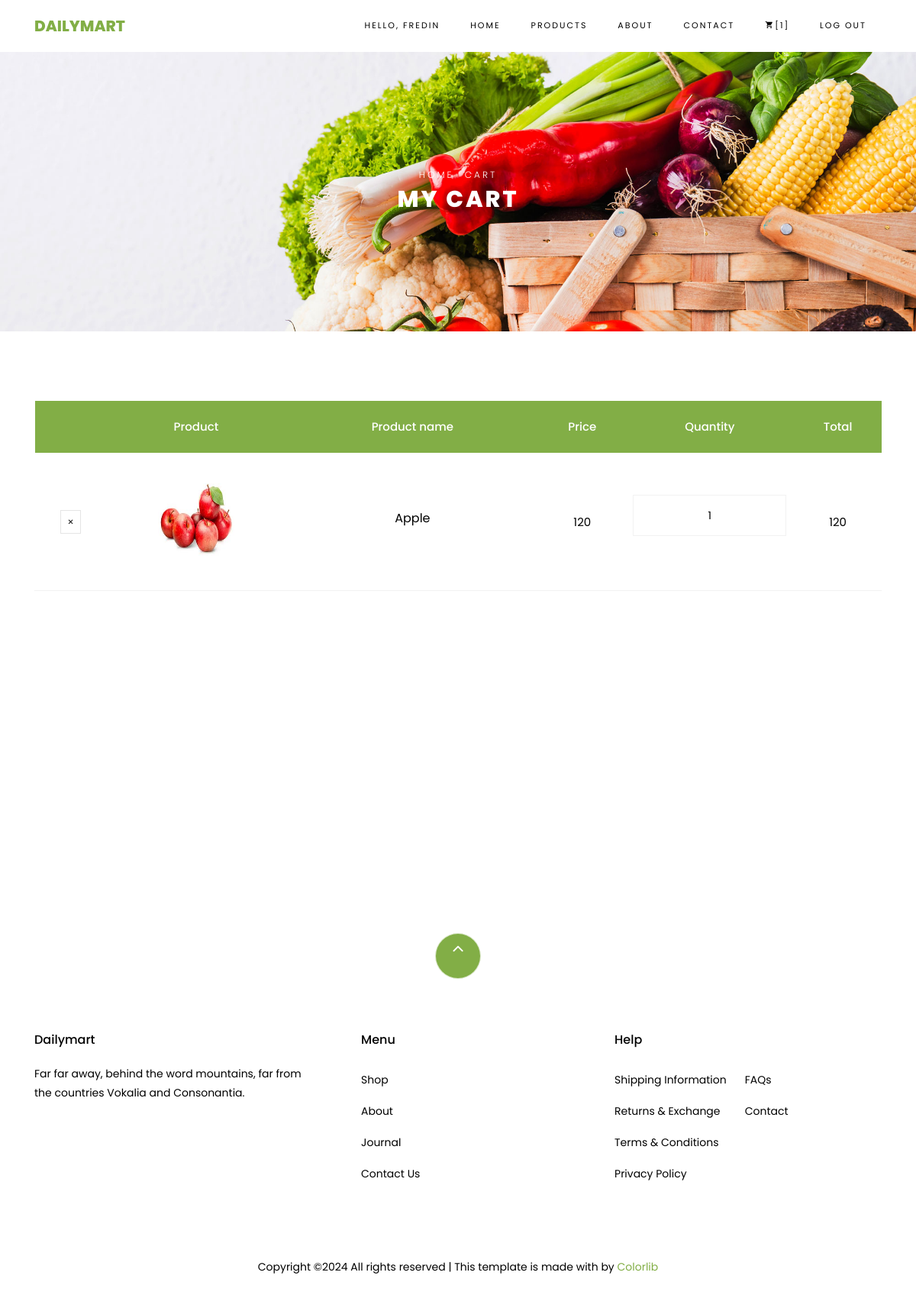
The app's page /cart (signed in) with its own data.
### userapp/models.py (models this page shows)
class Cart(models.Model):
    userid = models.ForeignKey(Register,on_delete= models.CASCADE)
    productid = models.ForeignKey(Products , on_delete = models.CASCADE)
    quantity  = models.IntegerField()
    total = models.IntegerField()
    status = models.IntegerField(default = 0)

### Adminapp/models.py (models this page shows)
class Products(models.Model):
    Name = models.CharField(max_length = 200)
    Category = models.CharField(max_length = 200 , default = '')
    Image = models.ImageField(upload_to='images')
    Price = models.CharField(max_length = 200)
    Quantity = models.CharField(max_length = 200)

### userapp/views.py (the view)
# urls.py: path('cart' , views.cart , name='cart'),
def cart (request):
    a = request.session.get('u_id')
    count = Cart.objects.filter(userid = a ,status = 0).count()
    data = Cart.objects.filter(userid = a , status = 0)
    s = Cart.objects.filter(userid = a , status = 0).aggregate(Sum('total'))
    return render (request , 'cart.html' , {'data' : data , 's' : s , 'count' : count})

### userapp/Templates/cart.html (shortened to what this page needs)
{% extends 'user.html' %}
{% block content %}
<div class="hero-wrap hero-bread" style="background-image: url('static/images/bg_1.jpg');">
    <div class="container">
      <div class="row no-gutters slider-text align-items-center justify-content-center">
        <div class="col-md-9 ftco-animate text-center">
            <p class="breadcrumbs"><span class="mr-2"><a href="index.html">Home</a></span> <span>Cart</span></p>
          <h1 class="mb-0 bread">My Cart</h1>
        </div>
      </div>
    </div>
  </div>
  <section class="ftco-section ftco-cart">
          <div class="container">
              <div class="row">
              <div class="col-md-12 ftco-animate">
                  <div class="cart-list">
                      <table class="table">
                          <thead class="thead-primary">
                            <tr class="text-center">
                              <th>&nbsp;</th>
                              <th>Product</th>
                              <th>Product name</th>
                              <th>Price</th>
                              <th>Quantity</th>
                              <th>Total</th>
                            </tr>
                          </thead>
                          <tbody>
                            {% for i in data %}
                            <tr class="text-center">
                              <td class="product-remove"><a href="{% url 'cartdelete' id=i.id %}"><span class="ion-ios-close"></span></a></td>
                              <td class="image-prod"><div class="img"><img src="{{i.productid.Image.url}}" style="width: 100px;height: 100px;"></div></td>
                              <td class="product-name">
                                  <h3>{{i.productid.Name}}</h3>
                              </td>
                              <td class="price">{{i.productid.Price}}</td>
                              <td class="quantity">
                                  <div class="input-group mb-3">
                                   <input type="text" name="quantity" class="quantity form-control input-number" value="{{i.quantity}}" min="1" max="100">
                                </div>
                              </td>
                              <td class="total">{{i.total}}</td>
                            </tr>
                            {% endfor %}
                          </tbody>
                        </table>
                    </div>
              </div>
          </div>
          <div class="row justify-content-end">
          </div>
          </div>
      </section>
{% endblock %}

### records on screen
Cart: productid.Image (picture), productid.Name "Apple", productid.Price "120", quantity "1", total "120"

### other values on screen
{{ request.session.username_u }} "FREDIN"
{{ count }} "1"
